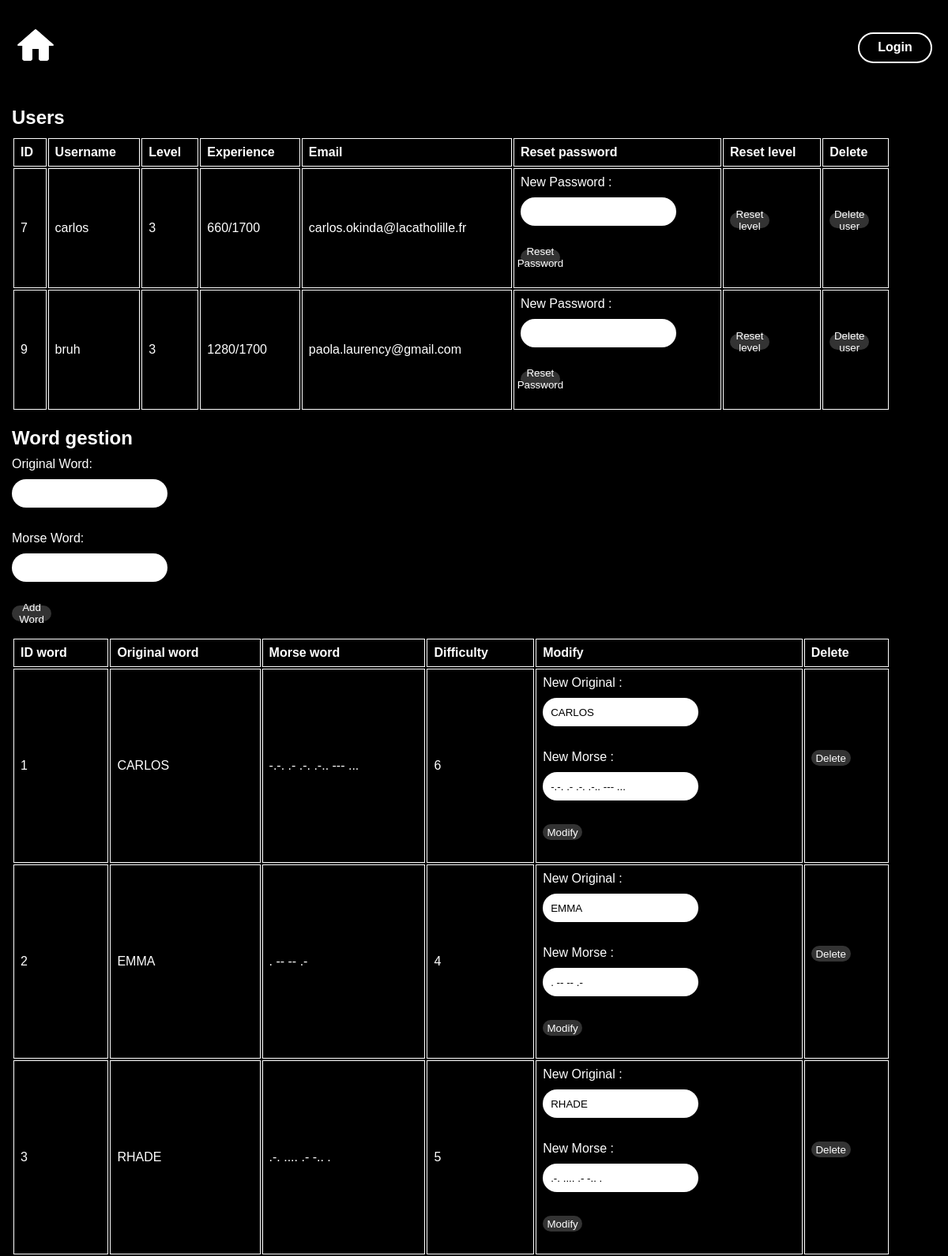
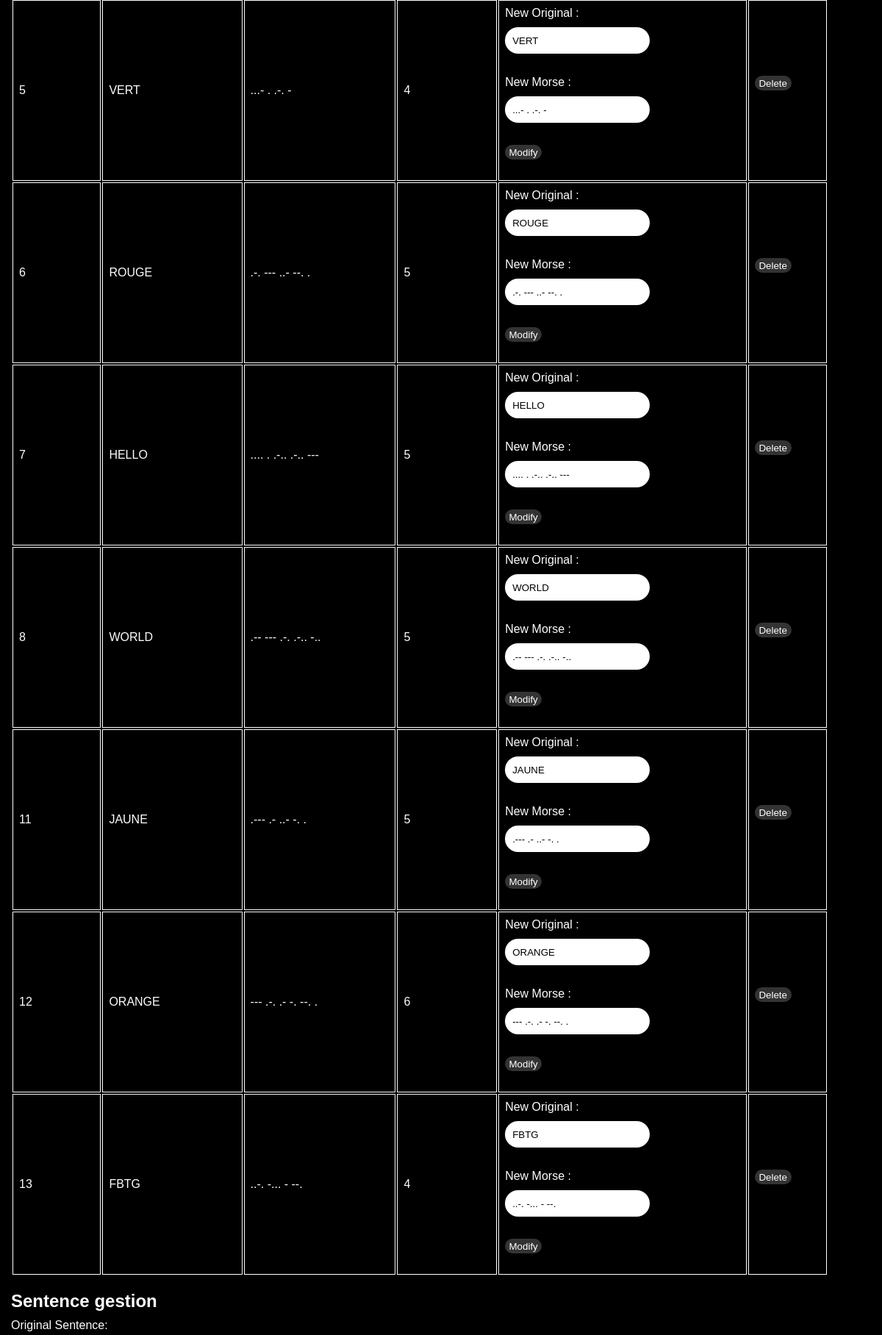
Screenshot of /web-site/administration.php (upper part) with the database file from the repository (2 pictures, top to bottom).
### tables this page shows
CREATE TABLE IF NOT EXISTS `user` (
  `id_user` int(11) NOT NULL AUTO_INCREMENT,
  `username` varchar(25) NOT NULL,
  `email` varchar(50) NOT NULL,
  `password` varchar(50) NOT NULL,
  `level` int(11) NOT NULL,
  `experience` int(11) NOT NULL,
  `objective` int(11) NOT NULL,
  `admin` int(11) NOT NULL,
  PRIMARY KEY (`id_user`)
);

CREATE TABLE IF NOT EXISTS `word` (
  `id` int(11) NOT NULL AUTO_INCREMENT,
  `original` varchar(50) NOT NULL,
  `morse` varchar(50) NOT NULL,
  `difficulty` int(11) NOT NULL,
  PRIMARY KEY (`id`)
);

### web-site/global/functions.php (called while the page is built, shortened)
<?php
    function connected(){
        if(!isset($_SESSION['username'])){
            return false;
        }
        else{
            return true;
        }
    }

### web-site/administration.php (the view, shortened to what this page needs)
<!DOCTYPE html>
<html lang=en>
    <head>
        <link rel="stylesheet" type="text/css" href="./css/base.css" />
        <link rel="stylesheet" type="text/css" href="./css/administration.css" />
    </head>
    <body>
        <div class="container">
        <?php
        include_once('./global/header.php');
        ?>
    <main>
<?php
$users_list = $bdd->prepare('SELECT id_user, username, email, level, experience, objective FROM user WHERE admin = 0;');
$users_list->execute([]);
$users = $users_list->fetchAll();
$words_list = $bdd->prepare('SELECT id,original, morse, difficulty FROM word;');
$words_list->execute([]);
$words = $words_list->fetchAll();
?>
<html>
    <h1> Users </h1>
    <table>
        <tr>
            <th>ID</th>
            <th>Username</th>
            <th>Level</th>
            <th>Experience</th>
            <th>Email</th>
            <th>Reset password</th>
            <th>Reset level</th>
            <th>Delete</th>
        </tr>
        <?php foreach ($users as $user) { ?>
            <tr>
                <td><?= $user['id_user'] ?></td>
                <td><?= $user['username'] ?></td>
                <td><?= $user['level'] ?></td>
                <td><?= $user['experience'] . '/' . $user['objective'] ?></td>
                <td><?= $user['email'] ?></td>
                <td>
                    <form method="post">
                        <label for="new_password">New Password :</label>
                        <input type="password" name="new_password" id="new_password" required>
                        <button type="submit" name="reset_password">Reset Password</button>
                    </form>
                </td>
                <td>
                    <form method="post">
                        <button type="submit" name="reset_experience">Reset level</button>
                    </form>
                </td>
                <td>
                    <form method="post">
                        <button type="submit" name="delete_user">Delete user</button>
                    </form>
                </td>
            </tr>
        <?php } ?>
    </table>
    <h1> Word gestion </h1>
    <form method="post">
        <label for="new_original">Original Word:</label>
        <input type="text" name="new_original" id="new_original" required oninput="this.value = this.value.toUpperCase();">
        <label for="new_morse">Morse Word:</label>
        <input type="text" name="new_morse" id="new_morse" required>
        <button type="submit" name="add_word">Add Word</button>
    </form>
    <table>
        <tr>
            <th>ID word</th>
            <th>Original word</th>
            <th>Morse word</th>
            <th>Difficulty</th>
            <th>Modify</th>
            <th>Delete</th>
        </tr>
        <?php foreach ($words as $word) { ?>
            <tr>
                <td><?= $word['id'] ?></td>
                <td><?= $word['original'] ?></td>
                <td><?= $word['morse'] ?></td>
                <td><?= $word['difficulty'] ?></td>
                <td>
                    <form method="post">
                        <label for="new_original">New Original :</label>
                        <input type="text" name="new_original" id="new_original" value="<?= $word['original'] ?>" required>
                        <label for="new_morse">New Morse :</label>
                        <input type="text" name="new_morse" id="new_morse" value="<?= $word['morse'] ?>" required>
                        <button type="submit" name="modify_word">Modify</button>
                    </form>
                </td>
                <td>
                    <form method="post">
                        <button type="submit" name="delete_word">Delete</button>
                    </form>
                </td>
            </tr>
        <?php } ?>
    </table>
    <h1> Sentence gestion </h1>
    <form method="post">
        <label for="original_sentence">Original Sentence:</label>
    </form>
        </main>
    </body>
</html>

### web-site/global/header.php (shortened to what this page needs)
<?php
$current_page = basename($_SERVER['PHP_SELF']);
include_once 'functions.php';
?>
<header>
    <?php
    if ($current_page == 'home.php') {
        echo '<img src="./images/logo.png" alt="site\'s logo" id="logo"/>';
        if(connected()){
            echo '<a href="profile.php" class="button" id="B"> <b> Profile </b> </a>';
        }
        else{
            echo '<a href="login.php" class="button" id="B"> <b> Login </b> </a>';
        }
    } elseif ($current_page == 'login.php' || $current_page == 'register.php' || $current_page == 'profile.php') {
        echo '<a href="home.php"><img src="./images/icon-home.png" alt="Home Icon" style="height: 50px;"></a>';
    }
    else{
        echo '<a href="home.php"><img src="./images/icon-home.png" alt="Home Icon" style="height: 50px;"></a>';
        if(connected()){
            echo '<a href="profile.php" class="button" id="B"> <b> Profile </b> </a>';
        }
        else{
            echo '<a href="login.php" class="button" id="B"> <b> Login </b> </a>';
        }
    }
    ?>
</header>

### web-site/css/base.css (style rules this page uses)
body { margin: 0; padding: 0; font-family: 'OCR A Std', monospace; }
p,h1,h2,h3,h4,h5,h6 { color:white; }
h1 { font-size: 50px; margin-bottom: 0; margin-top: 0; }
header { grid-area: header; display: flex; padding: 20px; flex-direction: row; justify-content: space-between; align-items: center; }
.button#B { display: flex; justify-content: center; align-items: center; padding: 10px 20px; border: 2px solid white; border-radius: 30px; cursor: pointer; transition: color 0.5s; color: white; background-color: transparent; text-decoration: none; width: 50px; height: 15px; }
button { display: flex; justify-content: center; align-items: center; padding: 10px 20px; border: 2px solid white; border-radius: 25px; cursor: pointer; transition: color 0.5s; color: white; background-color: transparent; text-decoration: none; width: 50px; height: 10px; }

### web-site/css/administration.css (style rules this page uses)
body, h1, h2, h3, p, table, th, td, form, input, button { margin: 0; padding: 0; }
.container { display: grid; grid-template-rows: 15vh auto; grid-template-areas: "header" "main"; }
main { grid-area: main; display: flex; flex-direction: column; padding: 15px; }
body { background-color: black; color: white; font-family: 'Arial', sans-serif; }
h1 { font-size: 24px; margin-bottom: 10px; }
table { width: 95%; border: 1; margin-bottom: 20px; }
th, td { border: 1px solid white; padding: 8px; text-align: left; }
form { margin-bottom: 20px; }
label { display: block; margin-bottom: 5px; }
input { width: auto; height: 2vh; padding: 10px; border-radius: 20px; margin-top: 5px; margin-bottom: 30px; border: none; text-align: left; }
button { padding: 10px; background-color: #333; color: white; border: none; cursor: pointer; }
a { color: white; text-decoration: none; }

### rows the page displays
user: id_user "7", username "carlos", level "3", experience "660", objective "1700", email "carlos.okinda@lacatholille.fr"
user: id_user "9", username "bruh", level "3", experience "1280", objective "1700", email "paola.laurency@gmail.com"
word: id "1", original "CARLOS", morse "-.-. .- .-. .-.. --- ...", difficulty "6", new_original "CARLOS", new_morse "-.-. .- .-. .-.. --- ..."
word: id "2", original "EMMA", morse ". -- -- .-", difficulty "4", new_original "EMMA", new_morse ". -- -- .-"
word: id "3", original "RHADE", morse ".-. .... .- -.. .", difficulty "5", new_original "RHADE", new_morse ".-. .... .- -.. ."
word: id "5", original "VERT", morse "...- . .-. -", difficulty "4", new_original "VERT", new_morse "...- . .-. -"
word: id "6", original "ROUGE", morse ".-. --- ..- --. .", difficulty "5", new_original "ROUGE", new_morse ".-. --- ..- --. ."
word: id "7", original "HELLO", morse ".... . .-.. .-.. ---", difficulty "5", new_original "HELLO", new_morse ".... . .-.. .-.. ---"
word: id "8", original "WORLD", morse ".-- --- .-. .-.. -..", difficulty "5", new_original "WORLD", new_morse ".-- --- .-. .-.. -.."
word: id "11", original "JAUNE", morse ".--- .- ..- -. .", difficulty "5", new_original "JAUNE", new_morse ".--- .- ..- -. ."
word: id "12", original "ORANGE", morse "--- .-. .- -. --. .", difficulty "6", new_original "ORANGE", new_morse "--- .-. .- -. --. ."
word: id "13", original "FBTG", morse "..-. -... - --.", difficulty "4", new_original "FBTG", new_morse "..-. -... - --."
